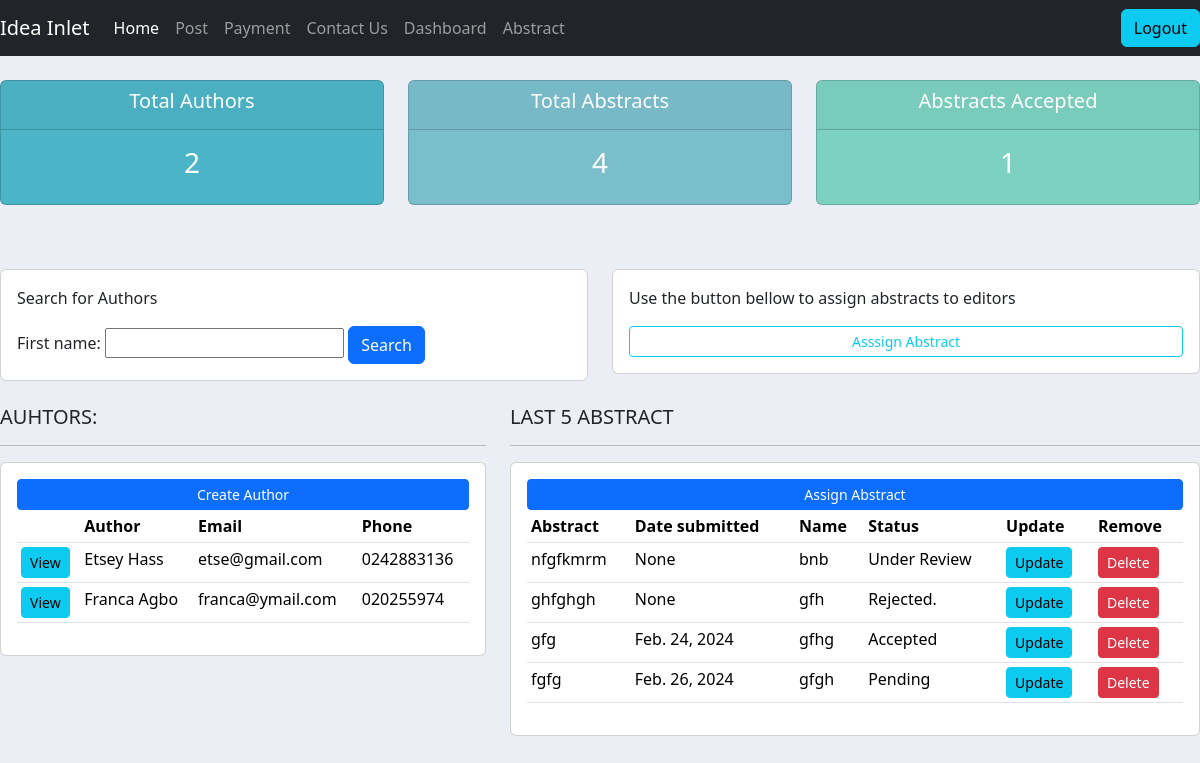
Page /reviewer/ (signed in) on the earlier database version.
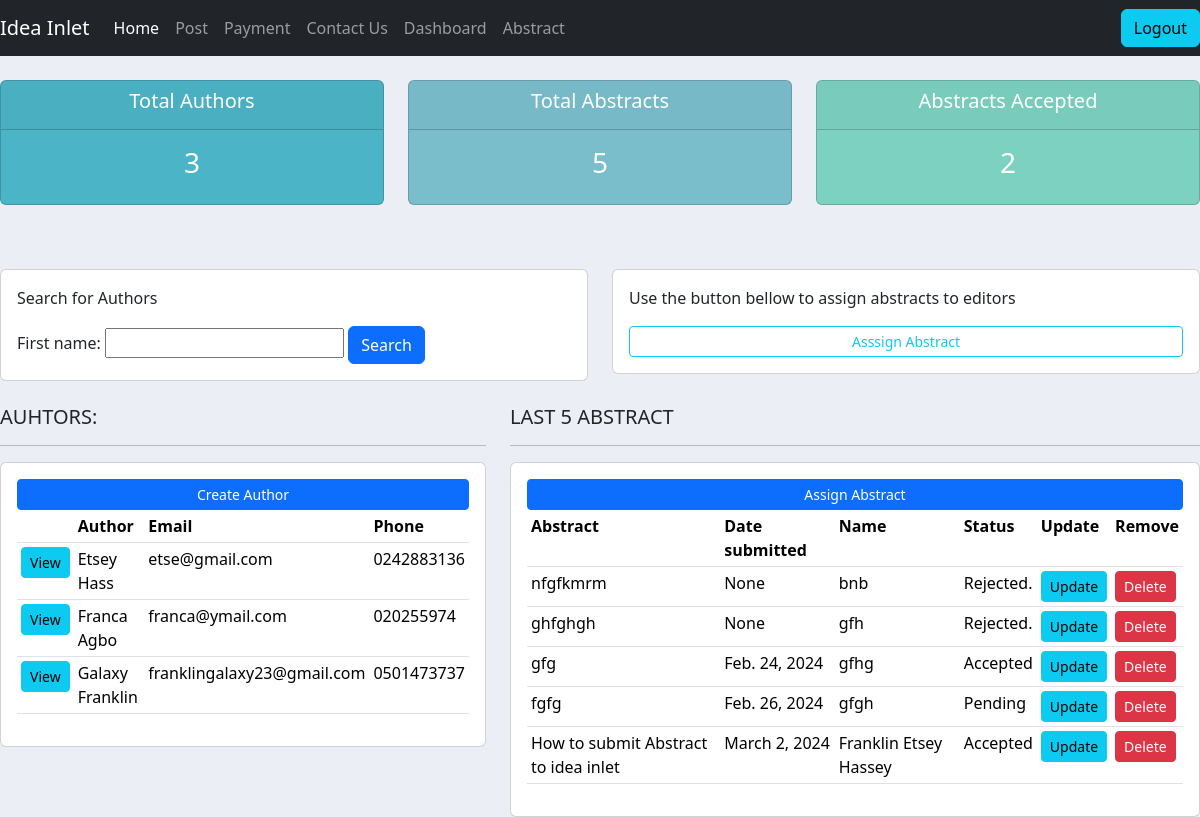
Same page on the later database version.
### abstract/models.py (models this page shows, shortened)
class Author(models.Model):
    TITLE = (
        ("Mr.", "Mr."),
        ("Mrs", "Mrs."),
        ("Dr.", "Dr."),
        ("Prof.", "Prof."),
    )
    GENDER = (
       ("Male", "Male"),
        ("Female", "Female"),
        ("Other", "Other"),
    )
    user = models.OneToOneField(User, null=True, on_delete=models.CASCADE)
    title = models.CharField(max_length=50, choices=TITLE)
    first_name = models.CharField(max_length=200, null=True)
    last_name = models.CharField(max_length=200, null=True)
    gender = models.CharField(max_length=50, choices=GENDER)
    phone = models.CharField(max_length=200, null=True)
    email = models.EmailField(max_length=200, null=True)
    profession = models.CharField(max_length=200, null=True)
    organization = models.CharField(max_length=200, null=True)
    address = models.CharField(max_length=300, null=True)
    bio = models.TextField(max_length=600, null=True, blank=True)
    date_created = models.DateTimeField(auto_now_add=True, null=True)

class Abstract(models.Model):
    STATUS = (
        ("Pending", "Pending"),
        ("Under Review", "Under Review"),
        ("Accepted", "Accepted"),
        ("Rejected.", "Rejected"),
    )
    title = models.CharField(max_length=200, null=True)
    abstract_body = models.TextField(max_length=600, null=True)
    keywords = models.CharField(max_length=300, null=True)
    author_name = models.CharField(max_length=200, null=True)
    author_email = models.EmailField(max_length=200, null=True)
    author_affiliation = models.CharField(max_length=200, null=True)
    presenter_name = models.CharField(max_length=200, null=True)
    presenter_email = models.EmailField(max_length=200, null=True)
    date_created = models.DateField(auto_now_add=True, null=True)
    date_updated = models.DateField(auto_now=True, null=True)
    upload = models.FileField(upload_to="uploads/%Y/%m/%d/", blank=True)
    status = models.CharField(max_length=50, choices=STATUS, default='Pending', blank=True)
    topics = models.ManyToManyField(Topic)
    presentation_preference = models.ManyToManyField(Presentation_type)
    event = models.ForeignKey(Event, null=True, on_delete=models.SET_NULL)
    author = models.ForeignKey(Author, null=True, on_delete=models.SET_NULL, blank=True)
    editors = models.ManyToManyField(Group, related_name='assigned_abstracts', blank=True)

### abstract/decorators.py (the view)
        def wrapper_func(request, *args, **kwargs):
            group = None
            if request.user.groups.exists():
                group = request.user.groups.all()[0].name
            if group in allowed_roles:
                return  view_func(request, *args, **kwargs)
            else:
                return render(request, 'abstract/authorize.html')

### abstract/views.py (called while the page is built)
@login_required(login_url='login')
@allowed_users(allowed_roles=['reviewer'])
def reviewer(request):
    authors = Author.objects.all()
    abstracts = Abstract.objects.all()
    total_author = authors.count()
    total_abstract = abstracts.count()
    accepted = abstracts.filter(status='Accepted').count
    myfilter = AuthorFilter(request.GET, queryset=authors)
    authors = myfilter.qs
    absfilter = AbstractFilter(request.GET, queryset=abstracts)
    abstracts = absfilter.qs
    context = {'authors': authors, 'abstracts': abstracts,
               'total_author':total_author, 'total_abstract':total_abstract,
               'accepted': accepted, 'myfilter': myfilter, 'absfilter': absfilter}
    return render(request, 'abstract/reviewer.html', context)

### abstract/templates/abstract/reviewer.html
{%  extends 'abstract/main.html' %}
{% block content %}
{%  include 'abstract/status.html' %}
<br>
<br>
<div class="row">
    <div class="col">
        <div class="card card-body">
            <form method="get">
				<p> Search for Authors </p>
				{{myfilter.form}}
            <button class="btn btn-primary" type="submit">Search</button>
          </form>
        </div>
    </div>
	<div class="col">
        <div class="card card-body">
			<p> Use the button bellow to assign abstracts to editors</p>
				<a class="btn btn-outline-info  btn-sm btn-block" href="{% url 'assign_abstract' %}">Asssign Abstract</a>
        </div>
    </div>
</div>
<br>
<div class="row">
	<div class="col-md-5">
		<h5>AUHTORS:</h5>
		<hr>
		<div class="card card-body">
			<a class="btn btn-primary  btn-sm btn-block" href="">Create Author</a>
			<table class="table table-sm">
				<tr>
					<th></th>
					<th>Author</th>
					<th>Email</th>
					<th>Phone</th>
				</tr>
				{% for author in authors %}
                <tr>
					<td><a class="btn btn-sm btn-info" href="{% url 'author' author.id %}">View</a></td>
                    <td>{{ author.first_name }} {{ author.last_name }}</td>
                    <td>{{ author.email }}</td>
					<td>{{ author.phone }}</td>
                </tr>
                {% endfor %}
			</table>
		</div>
	</div>
	<div class="col-md-7">
		<h5>LAST 5 ABSTRACT</h5>
		<hr>
		<div class="card card-body">
			<a class="btn btn-primary  btn-sm btn-block" href="{% url 'assign_abstract' %}">Assign Abstract</a>
			<table class="table table-sm">
				<tr>
					<th>Abstract</th>
					<th>Date submitted</th>
					<th>Name</th>
					<th>Status</th>
					<th>Update</th>
					<th>Remove</th>
				</tr>
				{% for abstract in abstracts %}
                <tr>
                    <td>{{ abstract.title }} </td>
                    <td>{{ abstract.date_created }}</td>
					<td>{{ abstract.author_name }}</td>
					<td>{{ abstract.status }}</td>
					<td><a class= "btn btn-sm btn-info" href="{% url 'update_abstract' abstract.id %}"> Update </a></td>
					<td><a class= "btn btn-sm btn-danger" href="{% url 'delete_abstract' abstract.id %}"> Delete </a></td>
                </tr>
                {% endfor %}
			</table>
		</div>
	</div>
</div>
{% endblock %}

### abstract/templates/abstract/main.html (shortened to what this page needs)
{% load static %}
<!DOCTYPE html>
<html lang="en">
<head>
    <link href="https://cdn.jsdelivr.net/npm/bootstrap@5.3.2/dist/css/bootstrap.min.css" rel="stylesheet">
    <link rel="stylesheet"  href="{% static 'css/main.css' %}">
</head>
<body>
    {% include 'abstract/navbar.html'%}
    {% block content %}
    {% endblock %}
</body>
</html>

### abstract/templates/abstract/navbar.html (shortened to what this page needs)
{% load static %}
<nav class="navbar navbar-expand-lg navbar-dark bg-dark">
  <a class="navbar-brand" href="{% url 'home' %}">Idea Inlet</a>
  <div class="collapse navbar-collapse" id="navbarNavAltMarkup">
    <ul class="navbar-nav">
        <a class="nav-item nav-link active" href="{% url 'home' %}">Home</a>
        <a class="nav-item nav-link" href="#">Post</a>
        <a class="nav-item nav-link" href="{% url 'place-order' %}">Payment</a>
        <a class="nav-item nav-link" href="{% url 'contact' %}">Contact Us</a>
      {% if not user.is_authenticated %}
        <a class="nav-item nav-link" href="{% url 'register' %}">Register</a>
        <a class="nav-item nav-link" href="{% url 'login' %}">Login</a>
      {% else %}
        {% if  request.user.is_staff %}
        <a class="nav-item nav-link" href="{% url 'reviewer' %}">Dashboard</a>
        <a class="nav-item nav-link" href="{% url 'abstract' %}">Abstract</a>
        {% endif %}
      </ul>
    </div>
    <span><a class="btn btn-info" href="{% url 'logout' %}"> Logout</a>
      </span>
    {% endif %}
</nav>

### abstract/templates/abstract/status.html
<br>
<div class="row">
 <div class="col">
  <div class="col-md">
   <div class="card text-center text-white  mb-3" id="total-orders">
      <div class="card-header">
       <h5 class="card-title">Total Authors</h5>
      </div>
      <div class="card-body">
        <h3 class="card-title"> {{total_author}} </h3>
      </div>
   </div>
  </div>
 </div>
 <div class="col">
  <div class="col-md">
   <div class="card text-center text-white  mb-3" id="orders-delivered">
      <div class="card-header">
       <h5 class="card-title">Total Abstracts</h5>
      </div>
      <div class="card-body">
        <h3 class="card-title">{{total_abstract}}</h3>
      </div>
   </div>
  </div>
 </div>
 <div class="col">
  <div class="col-md">
   <div class="card text-center text-white  mb-3" id="orders-pending">
      <div class="card-header">
       <h5 class="card-title">Abstracts Accepted</h5>
      </div>
      <div class="card-body">
        <h3 class="card-title">{{accepted}}</h3>
      </div>
   </div>
  </div>
 </div>
</div>

### abstract/static/css/main.css (style rules this page uses)
body { background-color: #ebeff5; }
#total-orders { background-color: #4cb4c7; }
#orders-delivered { background-color: #7abecc; }
#orders-pending { background-color: #7CD1C0; }

Differences in the rows shown:
added Author: first_name "Galaxy", last_name "Franklin", email "franklingalaxy23@gmail.com", phone "0501473737"
changed Abstract "nfgfkmrm": status "Under Review" → "Rejected."
added Abstract: title "How to submit Abstract to idea inlet", date_created "March 2, 2024", author_name "Franklin Etsey Hassey", status "Accepted"
Other differences:
{{ total_author }}: "2" → "3"
{{ total_abstract }}: "4" → "5"
{{ accepted }}: "1" → "2"
